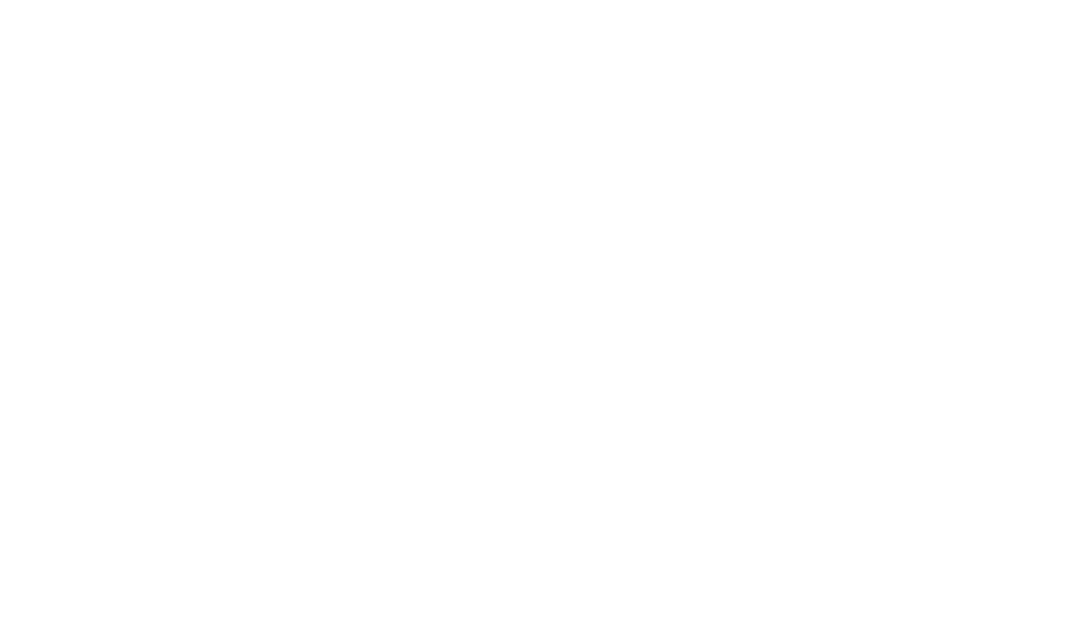
Frame 1 (no input)
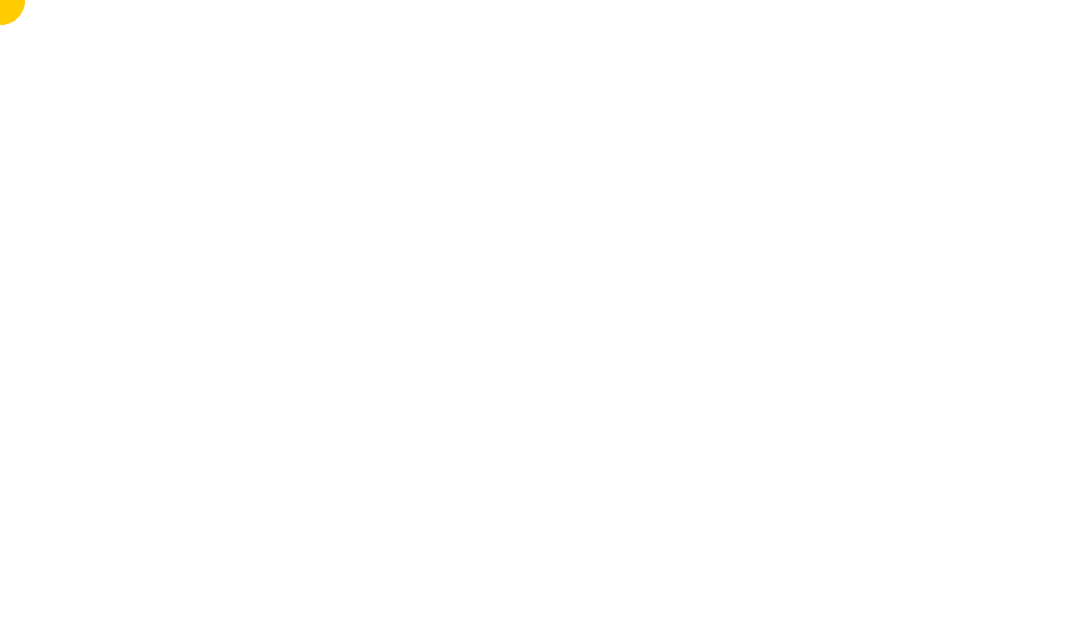
Frame 60 (no input)
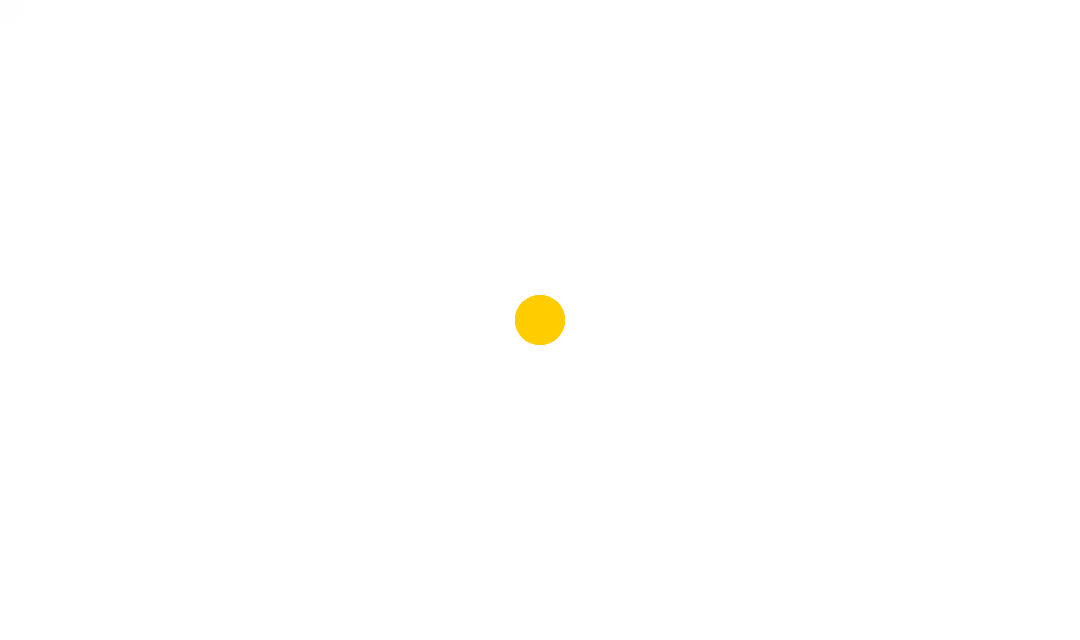
Frame 120 (the mouse pressed at the canvas centre since frame 60)

The p5.js sketch that drew these frames (run headless with seeded random() and noise() and a simulated clock; from frame 60 on, the mouse is pressed at the canvas centre):

// p5.js sketch
// ── sketch.js
  function setup() {
    createCanvas(1080, 640);
    background(255);
}


function draw() {
  background(255, 50);
  strokeWeight(0);
  ellipse(mouseX, mouseY, 50, 50);
  // Grayscale integer value
  fill(255, 204, 0);

}
